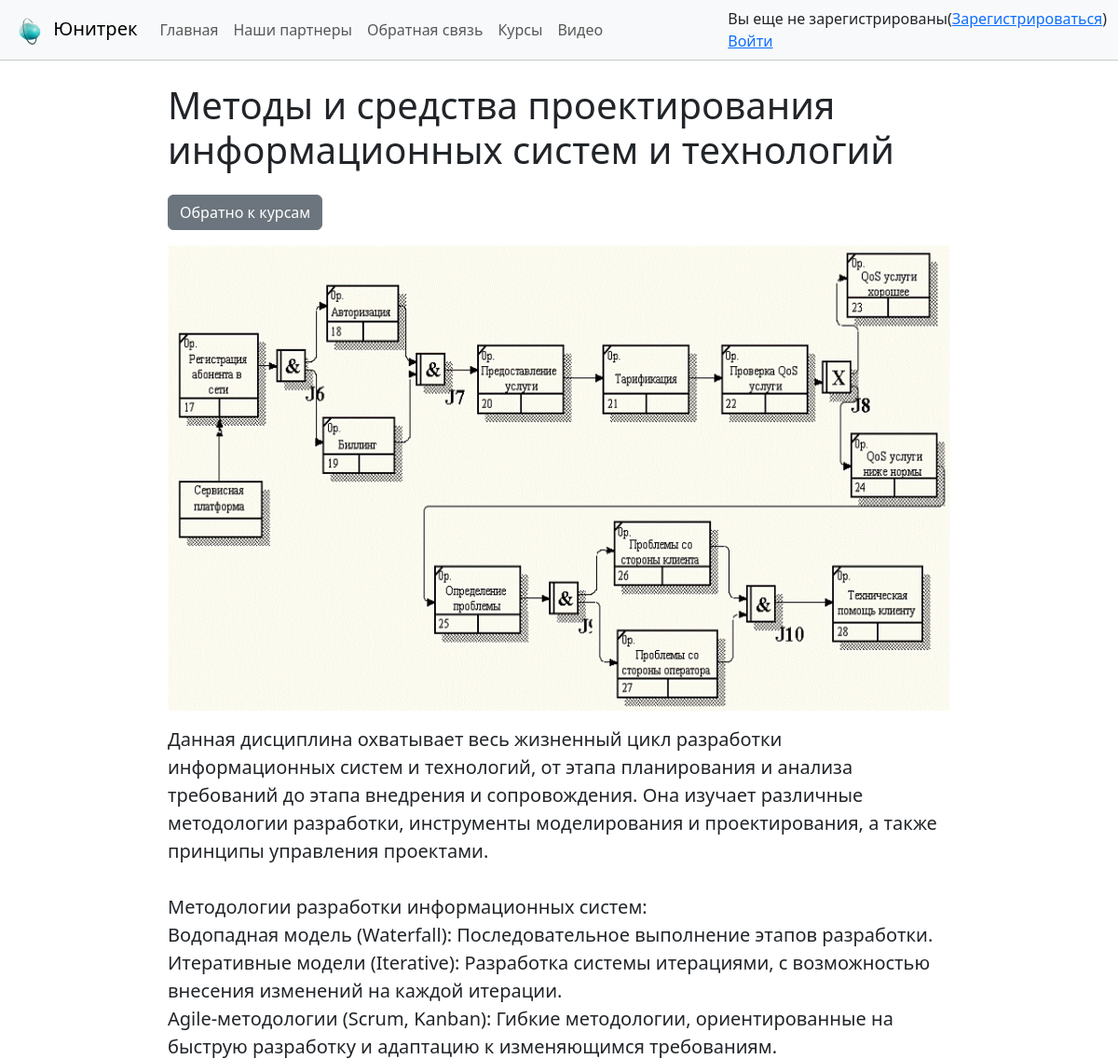
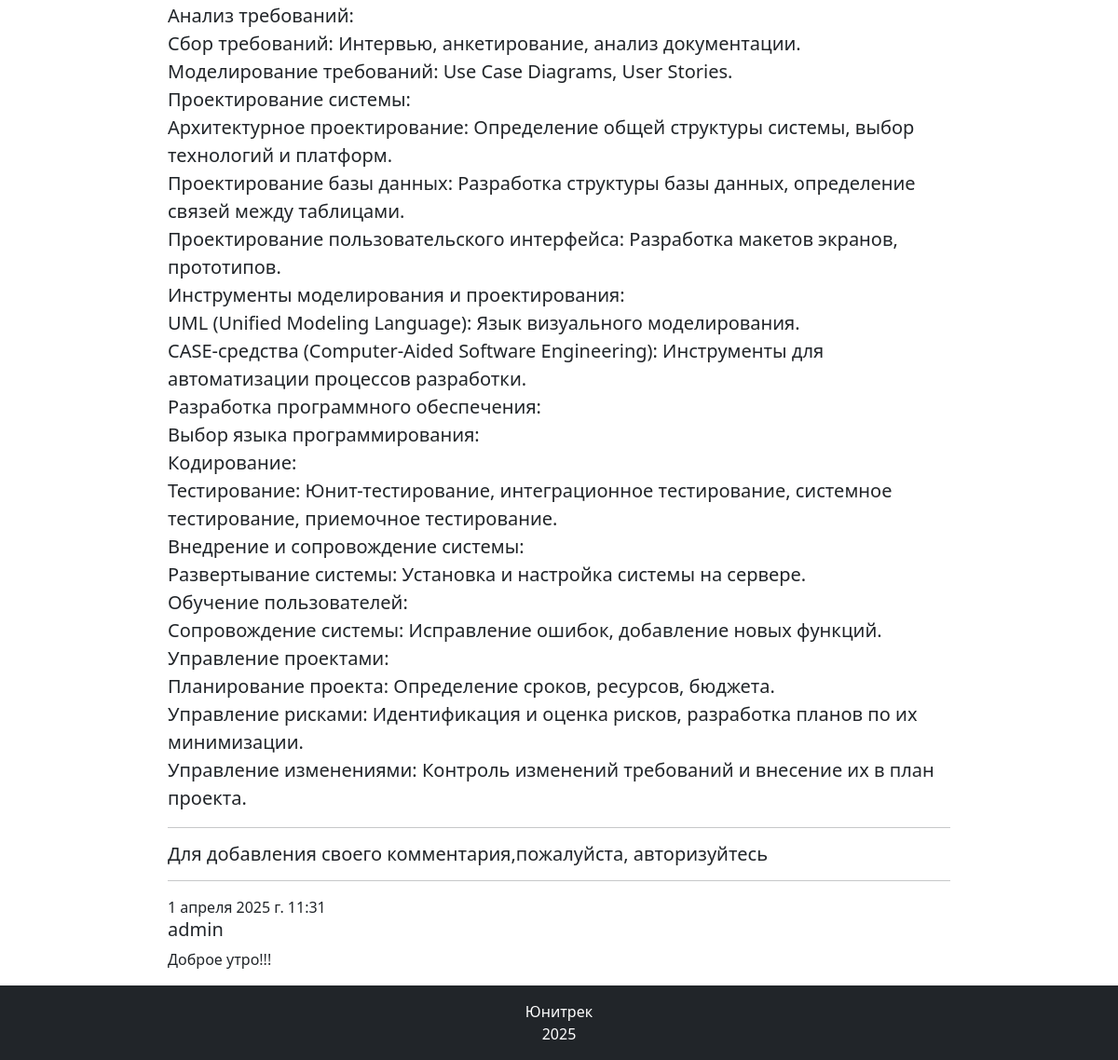
Screenshot of /course/16/ with the database file from the repository (2 pictures, top to bottom).
### course/models.py (models this page shows, shortened)
class Course(models.Model):
    title = models.CharField(max_length=100, unique_for_date="posted",verbose_name="Название курса")
    description = models.TextField(verbose_name="Краткое содержание")
    content = models.TextField(verbose_name="Содержание")
    image_path = models.FileField(default="temp.jpg", verbose_name="Путь к картинке",null=True, blank=True)
    posted = models.DateTimeField(default = datetime.now(), db_index = True,verbose_name="Дата добавления курса")
    teacher = models.ForeignKey(User,null=True, blank=True, on_delete=models.RESTRICT, verbose_name="Преподаватель")
    def __str__(self):
        return self.title
    class Meta:
        db_table = "Course"
        ordering = ["-posted"]
        verbose_name = "Курс"
        verbose_name_plural = "Курсы"

class Comment(models.Model):
    text = models.TextField(verbose_name="Текст комментария")
    date = models.DateTimeField(default = datetime.now(),db_index=True,verbose_name="Дата комментария")
    author = models.ForeignKey(User, on_delete= models.CASCADE, verbose_name="Автор комментария")
    post = models.ForeignKey(Course,on_delete=models.CASCADE,verbose_name="Статья комментария")
    class Meta:
        db_table = "Comment"
        ordering = ["-date"]
        verbose_name = "Комментарий к статье блога"
        verbose_name_plural = "Комментарии к статье блога"

### course/views.py (the view)
# urls.py: path('course/<int:id>/', views.course, name='course'),
def course(request,id):
    course = Course.objects.get(pk=id)
    comments = Comment.objects.filter(post=id)
    print(course)
    if request.method == 'POST':
        form = CommentForm(request.POST)
        if form.is_valid():
            comment_f = form.save(commit=False)
            comment_f.author = request.user
            comment_f.date = datetime.now()
            comment_f.post = Course.objects.get(id=id)
            comment_f.save()
            return redirect('course', id=course.id)
    else:
        form = CommentForm()
    return render(request,'course/course.html',{
        'course':course,
        'comments':comments,
        'form':form,
        'year':datetime.now().year,
    })

### course/templates/course/course.html (shortened to what this page needs)
{% extends "course/base.html" %}
{% load static %}
{% block content %}
    <br>
    <span class="h1">{{course.title}}</span>
    <br><br>
    <p><a href="{% url 'courses' %}"><button class="btn btn-secondary">Обратно к курсам</button></a></p>
    <figure>
        <img src="{{course.image_path.url}}" width="100%" height="500vh" alt="...">
    </figure>
    <p class="lead">{{course.content|linebreaksbr}}</p>
    <hr>
    {% if user.is_authenticated %}
        <h5>Оставить комментарий</h5>
        <form method="POST">
            {% csrf_token %}
            <div class="">
                {{form.as_p}}
                <button type="submit" class="btn btn-primary">Отправить комментарий</button>
            </div>
        </form>
    {% else %}
        <h5>Для добавления своего комментария,пожалуйста, авторизуйтесь</h5>
    {% endif %}
    {% for comment in comments %}
        <hr>
        <h7>{{comment.date}}</h7>
        <h5>{{comment.author}}</h5>
        <p>{{comment.text|linebreaksbr}}</p>
    {% endfor %}
{% endblock %}

### rows the page displays
Course: title "Методы и средства проектирования информационных систем и технологий", image_path (picture), content "Данная дисциплина охватывает весь жизненный цикл разработки информационных систем и технологий, от этапа планирования и анализа требований до этапа внедрения и сопровождения. Она изучает различные методологии разработки, инструменты моделирования и проектирования, а также принципы управления проектами. Методологии разработки информационных систем: Водопадная модель (Waterfall): Последовательное выполнение этапов разработки. Итеративные модели (Iterative): Разработка системы итерациями, с возможностью внесения изменений на каждой итерации. Agile-методологии (Scrum, Kanban): Гибкие методологии, ориентированные на быструю разработку и адаптацию к изменяющимся требованиям. Анализ требований:…"
Comment: date "1 апреля 2025 г. 11:31", author "admin", text "Доброе утро!!!"
